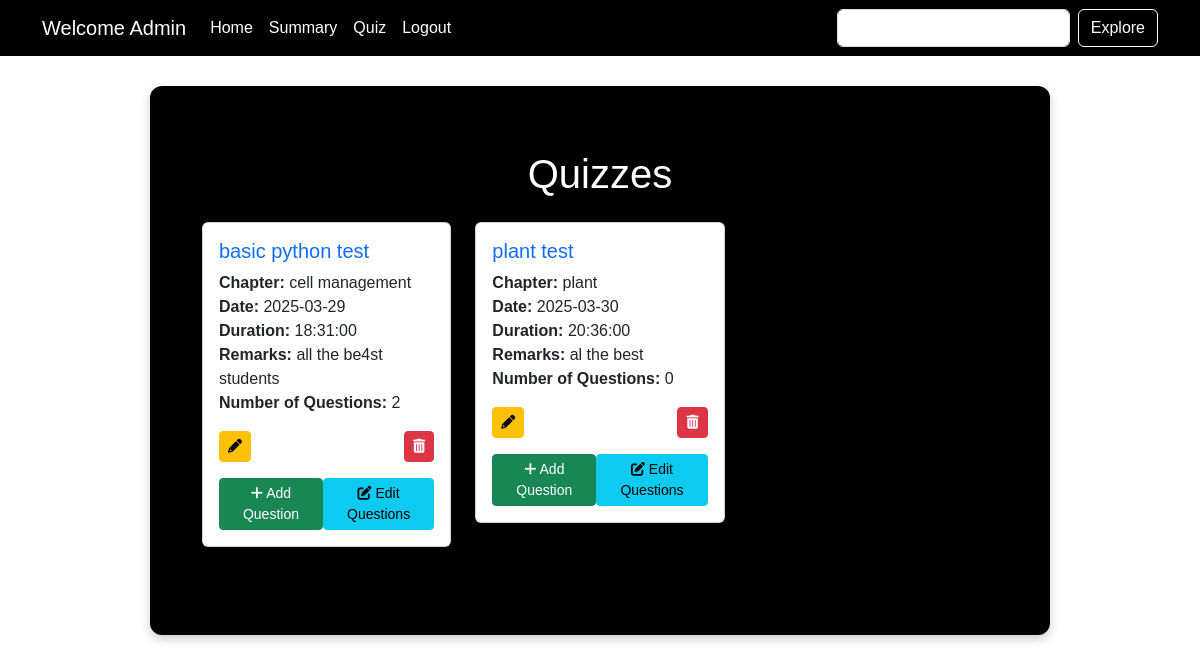
/admin_quiz_dashboard/Admin, run on an earlier commit of the app's database.
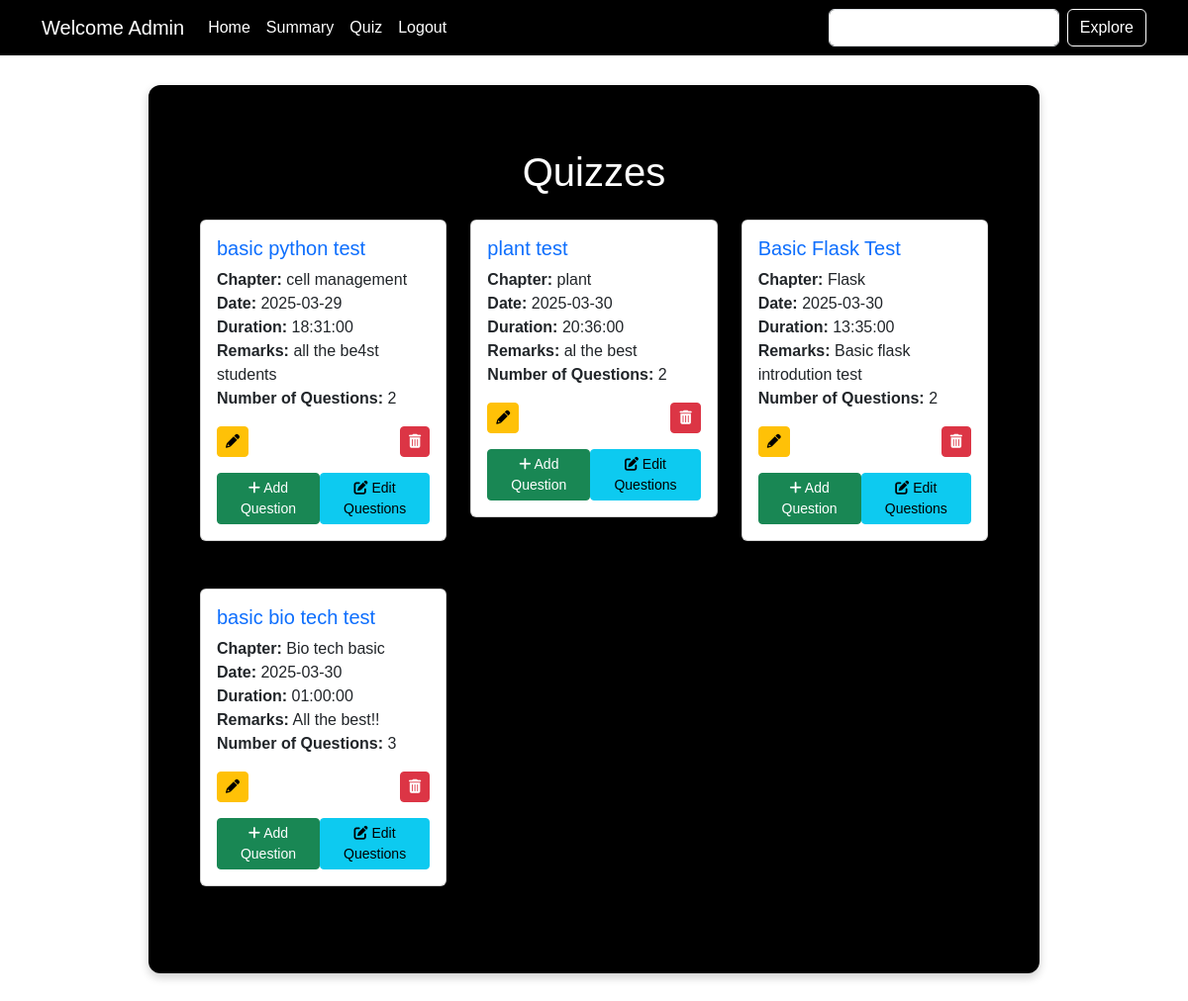
And on a later commit of the database.
### backend/models.py (models this page shows)
class Quiz(db.Model):
    __tablename__ = "quizzes"
    id = db.Column(db.Integer, primary_key=True)
    chapter_id = db.Column(db.Integer, db.ForeignKey("chapters.id"), nullable=False)  # Fixed FK
    quiz_name = db.Column(db.String(80), nullable=False)
    quiz_date = db.Column(db.Date, nullable=False)  # Fixed Date Type
    duration = db.Column(db.Time, nullable=False)  # Fixed Duration Type
    remarks = db.Column(db.String(200), nullable=False)
    questions = db.relationship("Question", backref="quizzes", lazy=True, cascade="all,delete")
    scores = db.relationship("Score", backref="quizzes", lazy=True, cascade="all,delete")

class Chapter(db.Model):
    __tablename__ = "chapters"
    id = db.Column(db.Integer, primary_key=True)
    subject_id = db.Column(db.Integer, db.ForeignKey("subjects.id"), nullable=False)  # Fixed FK
    chapter_name = db.Column(db.String(80), nullable=False)
    chapt_desc = db.Column(db.String(200))
    quizzes = db.relationship("Quiz", backref="chapters", lazy=True, cascade="all,delete")

### backend/controllers.py (the view)
@app.route('/admin_quiz_dashboard/<name>', methods=['GET', 'POST'])
def admin_quiz_dashboard(name):
    quizzes = Quiz.query.all()
    return render_template('admin_quiz_dashboard.html', name=name, quizzes=quizzes)

### templates/admin_quiz_dashboard.html
{% extends 'admin_layout.html' %}
{% block content %}
  <div class="container">
    <h1 class="text-center my-4" style="color:white;">Quizzes</h1>
    {% if quizzes %}
      <div class="row">
        {% for quiz in quizzes %}
          <div class="col-md-6 col-lg-4 mb-4">
            <div class="card mb-4">
              <div class="card-body">
                <h5 class="card-title text-primary font-weight-bold">{{ quiz.quiz_name }}</h5>
                <ul class="list-unstyled">
                  <li><strong>Chapter:</strong> {{ quiz.chapters.chapter_name }}</li>
                  <li><strong>Date:</strong> {{ quiz.quiz_date }}</li>
                  <li><strong>Duration:</strong> {{ quiz.duration }}</li>
                  <li><strong>Remarks:</strong> {{ quiz.remarks }}</li>
                  <li><strong>Number of Questions:</strong> {{ quiz.questions|length }}</li>
                </ul>
                <div class="d-flex justify-content-between">
                  <a href="/edit_quiz/{{ quiz.id }}/{{ name }}" class="btn btn-warning btn-sm">
                    <i class="fas fa-pencil-alt"></i>
                  </a>
                  <a href="/delete_quiz/{{ quiz.id }}/{{ name }}" class="btn btn-danger btn-sm"
                     onclick="return confirm('Are you sure you want to delete this quiz?')">
                    <i class="fas fa-trash-alt"></i>
                  </a>
                </div>
                <div class="d-flex justify-content-between mt-3">
                  <a href="/add_question/{{ quiz.id }}/{{ name }}" class="btn btn-success btn-sm">
                    <i class="fas fa-plus"></i>
                    Add Question
                  </a>
                  <a href="/quiz_questions/{{ quiz.id }}/{{ name }}" class="btn btn-info btn-sm">
                    <i class="fas fa-edit"></i>
                    Edit Questions
                  </a>
                </div>
              </div>
            </div>
          </div>
        {% endfor %}
      </div>
    {% else %}
      <h3 class="text-center">No Quizzes Found</h3>
    {% endif %}
  </div>
{% endblock %}

### templates/admin_layout.html (shortened to what this page needs)
<!doctype html>
<html lang="en">
<head>
  <link href="https://cdn.jsdelivr.net/npm/bootstrap@5.3.2/dist/css/bootstrap.min.css" rel="stylesheet"
>
  <link rel="stylesheet" href="https://cdnjs.cloudflare.com/ajax/libs/font-awesome/6.0.0-beta3/css/all.min.css">
   <link rel="stylesheet" href="https://cdn.jsdelivr.net/npm/bootstrap-icons/font/bootstrap-icons.css">
</head>
<body>
  <nav class="navbar navbar-expand-lg navbar-dark">
    <div class="container">
      <span class="navbar-brand">Welcome Admin</span>
      <div class="collapse navbar-collapse" id="navbarNav">
        <ul class="navbar-nav me-auto">
          <li class="nav-item"><a class="nav-link" href="/admin_dashboard/{{name}}">Home</a></li>
          <li class="nav-item"><a class="nav-link" href="/admin_summary">Summary</a></li>
          <li class="nav-item"><a class="nav-link" href="/admin_quiz_dashboard/{{name}}">Quiz</a></li>
          <li class="nav-item"><a class="nav-link" href="/login">Logout</a></li>
        </ul>
        <form class="d-flex" method="POST" action="/adminsearch/{{name}}">
          <input class="form-control me-2" type="text"  name="search_txt" id="search_txt">
          <button class="btn btn-outline-light" type="submit">Explore</button>
        </form>
      </div>
    </div>
  </nav>
  <div class="container-box">
    {% block content %}
    {% endblock %}
  </div>
</body>
</html>

### templates/admin_layout.html (style rules this page uses)
body { background-color: white; font-family: Arial, sans-serif; }
.navbar { background-color: black !important; }
.navbar .navbar-brand, .navbar .nav-link { color: white !important; }
.btn-outline-light { border-color: white; color: white; }
.container-box { background: black; padding: 40px; border-radius: 12px; box-shadow: 0 4px 10px rgba(0, 0, 0, 0.2); width: 90%; max-width: 900px; margin: 30px auto; }

What changed in the data, as far as the page shows it:
computed for Quiz "plant test": questions|length "0" → "2"
added Quiz: quiz_name "Basic Flask Test", chapters.chapter_name "Flask", quiz_date "2025-03-30", duration "13:35:00", remarks "Basic flask introdution test", questions|length "2"
added Quiz: quiz_name "basic bio tech test", chapters.chapter_name "Bio tech basic", quiz_date "2025-03-30", duration "01:00:00", remarks "All the best!!", questions|length "3"
